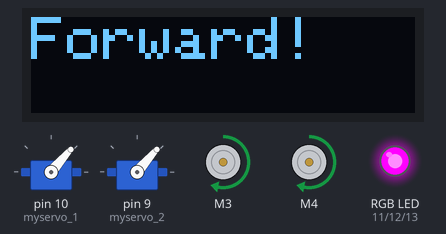
The sketch below on a simulated Arduino Uno, built with avr-gcc and run on an emulated ATmega328P. Parts: 128×32 one-colour display, 2 × servo, 2 × DC motor (green arrow = forward, orange = backward, longer = faster), an RGB LED mixed from three pins (HIGH = lit). What the sketch prints to the serial monitor is not drawn.

Above: at 0.4 s.
At 5.5 s:
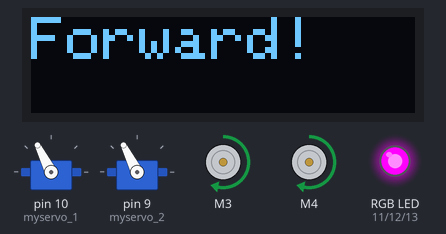
At 10.4 s:
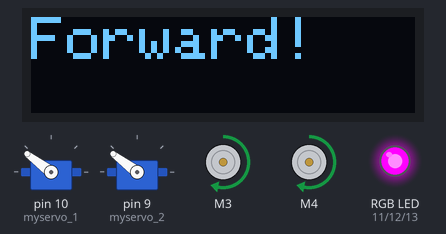
At 15.4 s:
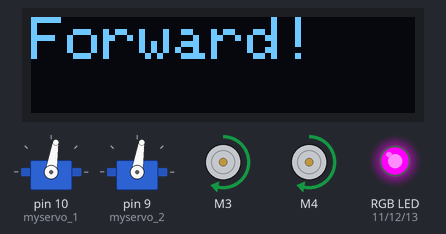
At 20.3 s:
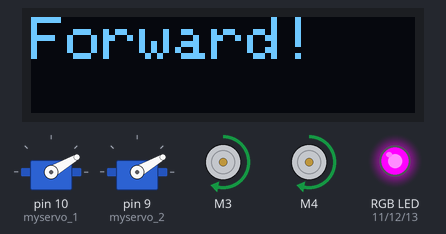
At 22.5 s:
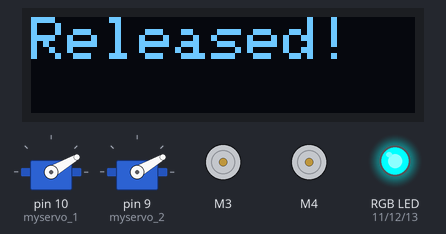
Timing chart, 0 to 26.5 s (numbered marks = the images above):
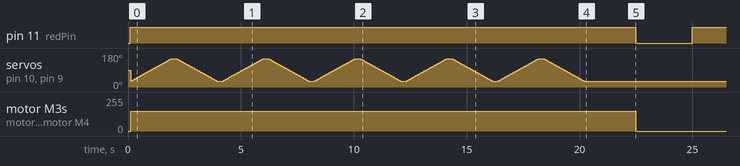

The sketch:

motorShield_twoMotors_twoServos.ino
```cpp
#include <Wire.h>
#include <Adafruit_MotorShield.h>
#include "utility/Adafruit_MS_PWMServoDriver.h"
#include <Servo.h>
#include <Adafruit_GFX.h>
#include <Adafruit_SSD1306.h>

// Set screen size of the OLED
#define SCREEN_WIDTH 128      // OLED display width, in pixels
#define SCREEN_HEIGHT 32      // OLED display height, in pixels
// SSD1306 display connected to I2C (SDA, SCL pins)
#define OLED_RESET -1     // Reset pin # (or -1 if sharing Arduino reset pin)
// Init I2C OLED driver
Adafruit_SSD1306 display(SCREEN_WIDTH, SCREEN_HEIGHT, &Wire, OLED_RESET);

// Instantiate motor shield as AMFS
Adafruit_MotorShield AFMS = Adafruit_MotorShield();
// Include 2 of 4 motor drivers
Adafruit_DCMotor *myMotor_3 = AFMS.getMotor(3);
Adafruit_DCMotor *myMotor_4 = AFMS.getMotor(4);

// Create 2 servo objects, S1 (Pin 10) and S2 (Pin 9) on board
// Twelve servo objects can be created on most boards
Servo myservo_1;
Servo myservo_2;
// Variable to store a global servo position
int pos = 0;

// Define pins used for each leg of RGB LED
int redPin = 11;
int greenPin = 12;
int bluePin = 13;
// Uncomment this line if using a Common Anode LED
#define COMMON_ANODE


// Variable to debug test 'for' loops in setup
int x = 0;


void setup() {
  // Put your setup code here, to run once:

  // Start serial debug output
  Serial.begin(9600);
  Serial.println("Hello!");

  // Initialize OLED on I2C with several parameters
  oled_init();

  // Set pins used for RGB LED to OUTPUT
  pinMode(redPin, OUTPUT);
  pinMode(greenPin, OUTPUT);
  pinMode(bluePin, OUTPUT);

  // Attaches the servo on pin 9 to the servo object
  myservo_1.attach(10);
  myservo_2.attach(9);

  // Starts the main adafruit motor shield library functionality
  AFMS.begin();

  // Sets motor speed; values from 0 - 255 (max, unless wires are reversed)
  myMotor_3->setSpeed(150);
  myMotor_4->setSpeed(150);

  // Do what happens when we move Forward
  on_forward();

  // Call to sweep the servo left to right
  servo_sweep();


  delay(2000); // NEED TO TEST THIS BEFORE AND AFTER I START SERVO LOOP


  // What happens when we want to Stop
  on_release();

  // Power-down everything when done
  power_down();
}

void loop() {
  // Put your main code here, to run repeatedly:

}

void setColor(int red, int green, int blue) {
// Light up RGB LED with passed in RGB values

// Being honest, I dont know how this works, but you need it when using common anode LEDs
#ifdef COMMON_ANODE
  red = 255 - red;
  green = 255 - green;
  blue = 255 - blue;
#endif
  // Send out voltage value, per RGB LED pin
  analogWrite(redPin, red);
  analogWrite(greenPin, green);
  analogWrite(bluePin, blue);
}

void power_down() {
  // Call this on any exit to tidy up

  // Turn off LED/OLED to signify powerdown
  delay(2500);
  setColor(0, 0, 0);
  display.clearDisplay();
  display.display();
}

void on_release() {
  // Call this to stop movement

  // Setup OLED
  oled_init();
  // Print direction to OLED
  display.println(F("Released!"));
  display.display();
  // Set RGB LED red as motor moves stops
  setColor(255, 0, 0);
  // Turn off power to motors
  myMotor_3->run(RELEASE);
  myMotor_4->run(RELEASE);
}

void on_forward() {
  // Call this to move motors forward

  // Setup OLED
  oled_init();
  // Print direction to OLED
  display.println(F("Forward!"));
  display.display();
  // Set RGB LED green as motor moves forward
  setColor(0, 255, 0);
  // Tell motors to move FORWARD, REVERSE, or to RELEASE
  myMotor_3->run(FORWARD);
  myMotor_4->run(FORWARD);
}

void servo_sweep() {
  // For now, a simple loop of 5 sweeps total
  for (x = 1; x <= 5; x += 1) {
    // Our sweep goes from 30 degrees to 150 degrees
    // in steps of 1 degree
    for (pos = 30; pos <= 150; pos += 1) {
      // Tell servo to go to position in variable 'pos'
      myservo_1.write(pos);
      myservo_2.write(pos);
      // waits 15ms for the servo to reach the position
      delay(15);
    }
    // Small pause before sweeping back the other way
    delay(200);
    // Same sweep coming back the other way
    for (pos = 150; pos >= 30; pos -= 1) {
      myservo_1.write(pos);
      myservo_2.write(pos);
      delay(15);
    }
    delay(200);
  }
}

void oled_init() {
  // Call this during setup() to set up boring bits for using OLED

  // SSD1306_SWITCHCAPVCC = generate display voltage from 3.3V internally
  if (!display.begin(SSD1306_SWITCHCAPVCC, 0x3C)) {     // Address 0x3C for 128x32
    Serial.println(F("SSD1306 allocation failed"));
    for (;;);     // Don't proceed, loop forever
  }

  // Clear the OLED display buffer
  display.clearDisplay();
  // Show the display buffer on the screen. You MUST call display() after
  // drawing commands to make them visible on screen!
  display.display();
  //// Invert display color
  // display.invertDisplay(true);
  // Rotate display 180
  display.setRotation(0);
  // Set various bits for how text will render and where
  display.setTextSize(2);     // Normal 2:1 pixel scale
  display.setTextColor(SSD1306_WHITE); // Draw white text
  display.setCursor(0, 0);      // Start at top-left corner
}
```
